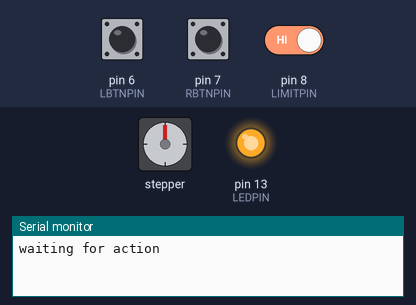
A sketch run on a simulated Arduino Uno, built with avr-gcc and run on an emulated ATmega328P. On the bench: stepper motor, output pins drawn as LEDs (lit = HIGH), the last lines printed to the serial monitor. The test bench sets the inputs (shaded band); at power-on: pin 8 (LIMITPIN) HIGH, pin 6 (LBTNPIN) HIGH, pin 7 (RBTNPIN) HIGH. Stepper angles assume 2048 steps per turn.

Above: at 1.8 s.
1.9 s: pin 8 (LIMITPIN) driven LOW
At 2.6 s:
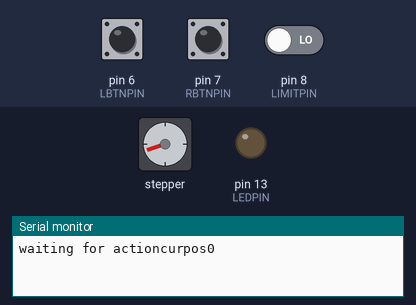
At 5.9 s:
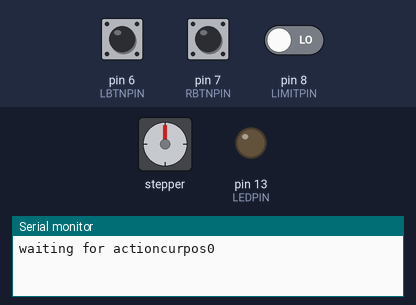
Timing chart, 0 to 17.9 s (numbered marks = the images above; inputs shaded):
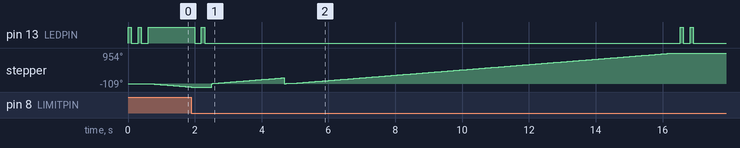

The sketch:

shadessteppermicro.ino
```cpp
//#define WRTC
#include <Wire.h>
#ifdef WRTC
#include "RTClib.h"
#endif
#include <AccelStepper.h>

#define LBTNPIN 6
#define RBTNPIN 7

#define LEDPIN 13
#define MAXSPEED 500
#define MAXPOS 11650
#define MIDPOS 5431

#define LIMITPIN 8
#define LIMITISHIT digitalRead(LIMITPIN)==LOW

#define MODE_IDLE 0
#define MODE_JOG 1
#define MODE_OPEN 2
#define MODE_BOUNCE 8
#define MODE_HOME 9
#define MODE_ERROR 10

byte ah = 7;
byte am = 30;
boolean alarmdone = false;


boolean timer1Hit = false; // if timer has been triggered //will be reset at 00.00

int mode = MODE_ERROR;

int lastxspd = 0;

boolean stprsOff = true;
boolean homingDone = false;
boolean forcehome = false;

#ifdef WRTC
//realtimne clock
RTC_DS1307 rtc;
#endif
// Define a stepper and the pins it will use
AccelStepper stepper(AccelStepper::FULL4WIRE, 2, 4, 3, 5); // Defaults to AccelStepper::FULL4WIRE (4 pins) on 2, 3, 4, 5

void setup()
{

  pinMode(LBTNPIN, INPUT_PULLUP);
  pinMode(RBTNPIN, INPUT_PULLUP);
  pinMode(LIMITPIN, INPUT_PULLUP);
  pinMode(LEDPIN, OUTPUT);
  LedOff();
  Serial.begin(38400);
#ifdef WRTC
  Wire.begin();
  rtc.begin();
  if (! rtc.isrunning()) {
    Serial.println("RTC is NOT running!");
  } else {
    Serial.print("RTC is ready! Time:");
    PrintDateTime();
    Serial.print("Alarm: ");
    Serial.print(ah);
    Serial.print(":");
    Serial.println(am);
  }
#endif


  stepper.setMaxSpeed(700);
  stepper.setAcceleration(1200);
  Serial.print("waiting for action");
  mode = MODE_IDLE;
  if (LIMITISHIT) {
    FlashLed(5);
    homingDone = true;
    //doMoveUntilLimitFree();
  } else {
    mode = MODE_HOME;
    FlashLed(2);
  }

}


void loop()
{
  long mill = millis();
  int m1000slc = mill % 1000;
  int lval = digitalRead(LBTNPIN);
  int rval = digitalRead(RBTNPIN);
  if (mode != MODE_ERROR && (lval == LOW || rval == LOW )) {
    mode = MODE_JOG;
  }
  if (forcehome) {
    forcehome = false;
    doHome();
  }

  switch (mode) {
    case MODE_ERROR:
      FlashLed(1);
      break;
    case MODE_IDLE:
      #ifdef WRTC
      if(m1000slc==0){
         DateTime now = rtc.now();
        byte hh = now.hour();
        byte mm = now.minute();
        byte ss = now.second();
        if (!alarmdone) {
          if (hh == ah && mm == am) {
            alarmdone = true;
            Serial.println("ALARM");
            forcehome = true; // do not use mode because we dont trust it
          }
        } else {
          //alarmdone amd jump
          if (hh == 0 && mm == 0) {
            alarmdone = false;
            Serial.println("ALARM RESET");
          }
        };
        FlashLed(1);
      }
      #endif
      break;
    case MODE_JOG:
      doJogMode();
      break;
    case MODE_BOUNCE:
      //doMoveUntilLimitFree();//blocking
      break;
    case MODE_OPEN:
      doOpen();
      break;
    case MODE_HOME:
      doHome();//blocking
      break;
  }

}


void doJogMode() {

  stepper.enableOutputs();
  int lval = digitalRead(LBTNPIN);
  int rval = digitalRead(RBTNPIN);
  if (lval == LOW && rval == HIGH) {
    stepper.setSpeed(-MAXSPEED);
    while (lval == LOW) {
      stepper.runSpeed();
      lval = digitalRead(LBTNPIN);
    }
  } else if (lval == HIGH && rval == LOW) {
    stepper.setSpeed(MAXSPEED);
    while (rval == LOW) {
      stepper.runSpeed();
      rval = digitalRead(RBTNPIN);
    }
  }
  stepper.disableOutputs();
  mode = MODE_IDLE;
}

void doOpen() {
  Serial.println("open");
  stepper.enableOutputs();

  stepper.moveTo(MIDPOS);
  while (stepper.distanceToGo() != 0) {
    stepper.run();
  }
  stepper.disableOutputs();
  mode = MODE_IDLE;
}

void doHome() {
  stepper.enableOutputs();

  stepper.setSpeed(-MAXSPEED);

  LedOn();
  while (!LIMITISHIT) { //   stepper.setCurrentPosition(2048);
    stepper.runSpeed();
  }
  stepper.setCurrentPosition(0);
  FlashLed(2);
  stepper.setSpeed(MAXSPEED);
  Serial.print("curpos");
  Serial.println(stepper.currentPosition());
  while (stepper.currentPosition() < 1024) {
    stepper.runSpeed();
  }
  stepper.setCurrentPosition(0);
  stepper.setMaxSpeed(MAXSPEED);
  stepper.setAcceleration(1200);

  stepper.moveTo(MIDPOS);
  while (stepper.distanceToGo() != 0) {
    stepper.run();
  }

  mode = MODE_IDLE;
  FlashLed(2);
  LedOff();
  stepper.disableOutputs();
  homingDone = true;
}


void doMoveToMidPos() {

  stepper.moveTo(MIDPOS);
  while (stepper.distanceToGo() != 0 && !(LIMITISHIT)) {
    stepper.run();
  }
}

void LedOn() {
  digitalWrite(LEDPIN, HIGH);
}
void LedOff() {
  digitalWrite(LEDPIN, LOW);
}

void FlashLed(int times) {
  for (int i = 0; i < times; i++) {
    digitalWrite(LEDPIN, HIGH);
    delay(100);
    digitalWrite(LEDPIN, LOW);
    delay(200);
  }

}
#ifdef WRTC
void PrintDateTime() {

  DateTime now = rtc.now();
  Serial.print(now.year(), DEC);
  Serial.print('/');
  Serial.print(now.month(), DEC);
  Serial.print('/');
  Serial.print(now.day(), DEC);
  Serial.print(' ');
  Serial.print(now.hour(), DEC);
  Serial.print(':');
  Serial.print(now.minute(), DEC);
  Serial.print(':');
  Serial.print(now.second(), DEC);
  Serial.println();
}

void PrintDateTime(DateTime now) {

  Serial.print(now.year(), DEC);
  Serial.print('/');
  Serial.print(now.month(), DEC);
  Serial.print('/');
  Serial.print(now.day(), DEC);
  Serial.print(' ');
  Serial.print(now.hour(), DEC);
  Serial.print(':');
  Serial.print(now.minute(), DEC);
  Serial.print(':');
  Serial.print(now.second(), DEC);
  Serial.println();
}
#endif


void xdoMoveUntilLimitFree() {
  stepper.enableOutputs();
  stepper.setSpeed(300);
  while (LIMITISHIT) {
    stepper.runSpeed();
  }
  stepper.setCurrentPosition(0);
  stepper.move(100);
  stepper.setCurrentPosition(0);
  mode = MODE_IDLE;
}
```

Measured:
- after the input at 1.9 s, pin 13 (LEDPIN): goes LOW 0.20 s, HIGH 0.10 s, LOW 14.2 s, HIGH 0.10 s, LOW 0.20 s, HIGH 0.10 s, then LOW, starting after 0.10 s
- by itself, pin 13 (LEDPIN): alternates HIGH for 0.10 s and LOW for 0.20 s, 4 changes in all, then stays HIGH
